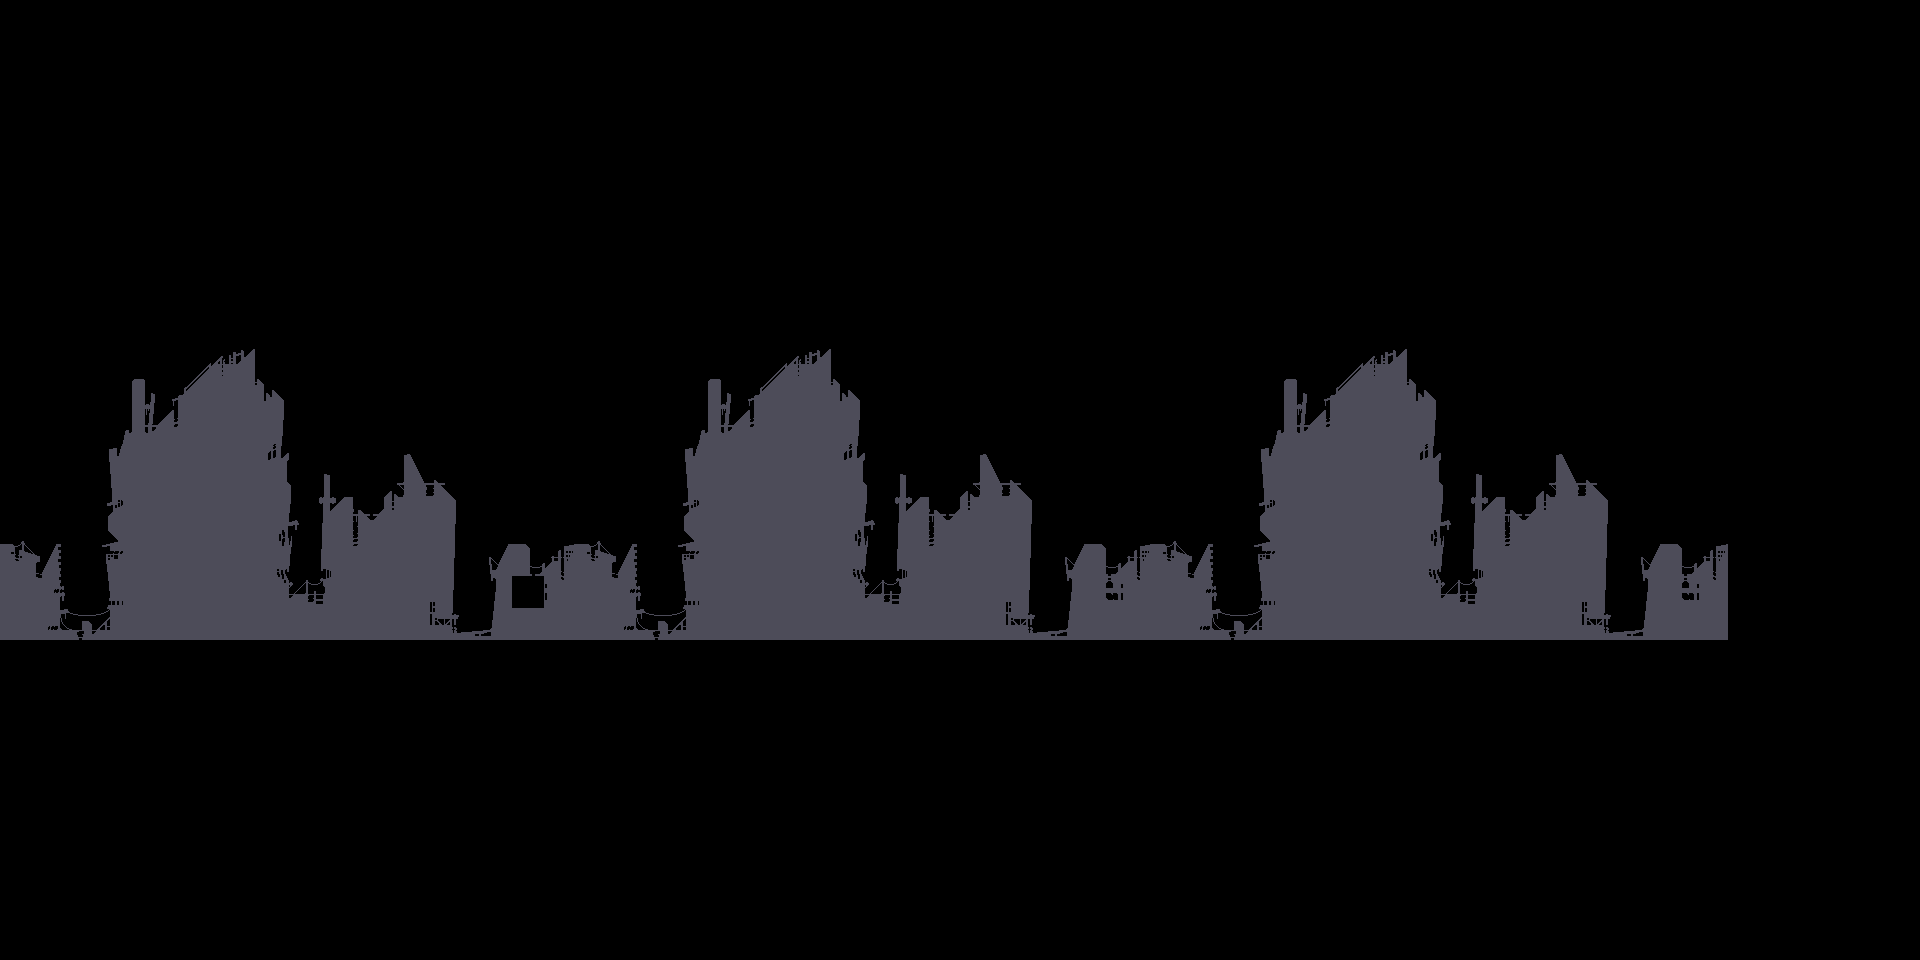

Tiled map render using the project's own tile images. Description and the whole map definition, tile-layer contents included, below:
An orthogonal 60x30 tile map with 32x32 px tiles, 1 tile layer (Tile Layer 1).

<map version="1.10" tiledversion="1.11.2" orientation="orthogonal" renderorder="right-down" width="60" height="30" tilewidth="32" tileheight="32" infinite="0" nextlayerid="2" nextobjectid="1">
 <tileset firstgid="1" source="2.tsx" />
 <layer id="1" name="Tile Layer 1" width="60" height="30">
  <data encoding="csv">
0,0,0,0,0,0,0,0,0,0,0,0,0,0,0,0,0,0,0,0,0,0,0,0,0,0,0,0,0,0,0,0,0,0,0,0,0,0,0,0,0,0,0,0,0,0,0,0,0,0,0,0,0,0,0,0,0,0,0,0,
0,0,0,0,0,0,0,0,0,0,0,0,0,0,0,0,0,0,0,0,0,0,0,0,0,0,0,0,0,0,0,0,0,0,0,0,0,0,0,0,0,0,0,0,0,0,0,0,0,0,0,0,0,0,0,0,0,0,0,0,
0,0,0,0,0,0,0,0,0,0,0,0,0,0,0,0,0,0,0,0,0,0,0,0,0,0,0,0,0,0,0,0,0,0,0,0,0,0,0,0,0,0,0,0,0,0,0,0,0,0,0,0,0,0,0,0,0,0,0,0,
0,0,0,0,0,0,0,0,0,0,0,0,0,0,0,0,0,0,0,0,0,0,0,0,0,0,0,0,0,0,0,0,0,0,0,0,0,0,0,0,0,0,0,0,0,0,0,0,0,0,0,0,0,0,0,0,0,0,0,0,
0,0,0,0,0,0,0,0,0,0,0,0,0,0,0,0,0,0,0,0,0,0,0,0,0,0,0,0,0,0,0,0,0,0,0,0,0,0,0,0,0,0,0,0,0,0,0,0,0,0,0,0,0,0,0,0,0,0,0,0,
0,0,0,0,0,0,0,0,0,0,0,0,0,0,0,0,0,0,0,0,0,0,0,0,0,0,0,0,0,0,0,0,0,0,0,0,0,0,0,0,0,0,0,0,0,0,0,0,0,0,0,0,0,0,0,0,0,0,0,0,
0,0,0,0,0,0,0,0,0,0,0,0,0,0,0,0,0,0,0,0,0,0,0,0,0,0,0,0,0,0,0,0,0,0,0,0,0,0,0,0,0,0,0,0,0,0,0,0,0,0,0,0,0,0,0,0,0,0,0,0,
0,0,0,0,0,0,0,0,0,0,0,0,0,0,0,0,0,0,0,0,0,0,0,0,0,0,0,0,0,0,0,0,0,0,0,0,0,0,0,0,0,0,0,0,0,0,0,0,0,0,0,0,0,0,0,0,0,0,0,0,
0,0,0,0,0,0,0,0,0,0,0,0,0,0,0,0,0,0,0,0,0,0,0,0,0,0,0,0,0,0,0,0,0,0,0,0,0,0,0,0,0,0,0,0,0,0,0,0,0,0,0,0,0,0,0,0,0,0,0,0,
0,0,0,0,0,0,0,0,0,0,0,0,0,0,0,0,0,0,0,0,0,0,0,0,0,0,0,0,0,0,0,0,0,0,0,0,0,0,0,0,0,0,0,0,0,0,0,0,0,0,0,0,0,0,0,0,0,0,0,0,
1,2,3,4,5,6,7,8,9,10,11,12,13,14,15,16,17,18,1,2,3,4,5,6,0,8,9,10,11,12,13,14,15,16,17,18,1,2,3,4,5,6,7,8,9,10,11,12,13,14,15,16,17,18,0,0,0,0,0,0,
19,20,21,22,23,24,25,26,27,28,29,30,31,32,33,34,35,36,19,20,21,22,23,24,25,26,27,28,29,30,31,32,33,34,35,36,19,20,21,22,23,24,25,26,27,28,29,30,31,32,33,34,35,36,0,0,0,0,0,0,
37,38,39,40,41,42,43,44,45,46,47,48,49,50,51,52,53,54,37,38,39,40,41,42,43,44,45,46,47,48,49,50,51,52,53,54,37,38,39,40,41,42,43,44,45,46,47,48,49,50,51,52,53,54,0,0,0,0,0,0,
55,56,57,58,59,60,61,62,63,64,65,66,67,68,69,70,71,72,55,56,57,58,59,60,61,62,63,64,65,66,67,68,69,70,71,72,55,56,57,58,59,60,61,62,63,64,65,66,67,68,69,70,71,72,0,0,0,0,0,0,
73,74,75,76,77,78,79,80,81,82,83,84,85,86,87,88,89,90,73,74,75,76,77,78,79,80,81,82,83,84,85,86,87,88,89,90,73,74,75,76,77,78,79,80,81,82,83,84,85,86,87,88,89,90,0,0,0,0,0,0,
91,92,93,94,95,96,97,98,99,100,101,102,103,104,105,106,107,108,91,92,93,94,95,96,97,98,99,100,101,102,103,104,105,106,107,108,91,92,93,94,95,96,97,98,99,100,101,102,103,104,105,106,107,108,0,0,0,0,0,0,
109,110,111,112,113,114,115,116,117,118,119,120,121,122,123,124,125,126,109,110,111,112,113,114,115,116,117,118,119,120,121,122,123,124,125,126,109,110,111,112,113,114,115,116,117,118,119,120,121,122,123,124,125,126,0,0,0,0,0,0,
127,128,129,130,131,132,133,134,135,136,137,138,139,140,141,142,143,144,127,128,129,130,131,132,133,134,135,136,137,138,139,140,141,142,143,144,127,128,129,130,131,132,133,134,135,136,137,138,139,140,141,142,143,144,0,0,0,0,0,0,
145,146,147,148,149,150,151,152,153,154,155,156,157,158,159,160,0,162,145,146,147,148,149,150,151,152,153,154,155,156,157,158,159,160,161,162,145,146,147,148,149,150,151,152,153,154,155,156,157,158,159,160,161,162,0,0,0,0,0,0,
163,164,165,166,167,168,169,170,171,172,173,174,175,176,177,178,179,180,163,164,165,166,167,168,169,170,171,172,173,174,175,176,177,178,179,180,163,164,165,166,167,168,169,170,171,172,173,174,175,176,177,178,179,180,0,0,0,0,0,0,
0,0,0,0,0,0,0,0,0,0,0,0,0,0,0,0,0,0,0,0,0,0,0,0,0,0,0,0,0,0,0,0,0,0,0,0,0,0,0,0,0,0,0,0,0,0,0,0,0,0,0,0,0,0,0,0,0,0,0,0,
0,0,0,0,0,0,0,0,0,0,0,0,0,0,0,0,0,0,0,0,0,0,0,0,0,0,0,0,0,0,0,0,0,0,0,0,0,0,0,0,0,0,0,0,0,0,0,0,0,0,0,0,0,0,0,0,0,0,0,0,
0,0,0,0,0,0,0,0,0,0,0,0,0,0,0,0,0,0,0,0,0,0,0,0,0,0,0,0,0,0,0,0,0,0,0,0,0,0,0,0,0,0,0,0,0,0,0,0,0,0,0,0,0,0,0,0,0,0,0,0,
0,0,0,0,0,0,0,0,0,0,0,0,0,0,0,0,0,0,0,0,0,0,0,0,0,0,0,0,0,0,0,0,0,0,0,0,0,0,0,0,0,0,0,0,0,0,0,0,0,0,0,0,0,0,0,0,0,0,0,0,
0,0,0,0,0,0,0,0,0,0,0,0,0,0,0,0,0,0,0,0,0,0,0,0,0,0,0,0,0,0,0,0,0,0,0,0,0,0,0,0,0,0,0,0,0,0,0,0,0,0,0,0,0,0,0,0,0,0,0,0,
0,0,0,0,0,0,0,0,0,0,0,0,0,0,0,0,0,0,0,0,0,0,0,0,0,0,0,0,0,0,0,0,0,0,0,0,0,0,0,0,0,0,0,0,0,0,0,0,0,0,0,0,0,0,0,0,0,0,0,0,
0,0,0,0,0,0,0,0,0,0,0,0,0,0,0,0,0,0,0,0,0,0,0,0,0,0,0,0,0,0,0,0,0,0,0,0,0,0,0,0,0,0,0,0,0,0,0,0,0,0,0,0,0,0,0,0,0,0,0,0,
0,0,0,0,0,0,0,0,0,0,0,0,0,0,0,0,0,0,0,0,0,0,0,0,0,0,0,0,0,0,0,0,0,0,0,0,0,0,0,0,0,0,0,0,0,0,0,0,0,0,0,0,0,0,0,0,0,0,0,0,
0,0,0,0,0,0,0,0,0,0,0,0,0,0,0,0,0,0,0,0,0,0,0,0,0,0,0,0,0,0,0,0,0,0,0,0,0,0,0,0,0,0,0,0,0,0,0,0,0,0,0,0,0,0,0,0,0,0,0,0,
0,0,0,0,0,0,0,0,0,0,0,0,0,0,0,0,0,0,0,0,0,0,0,0,0,0,0,0,0,0,0,0,0,0,0,0,0,0,0,0,0,0,0,0,0,0,0,0,0,0,0,0,0,0,0,0,0,0,0,0
</data>
 </layer>
</map>
